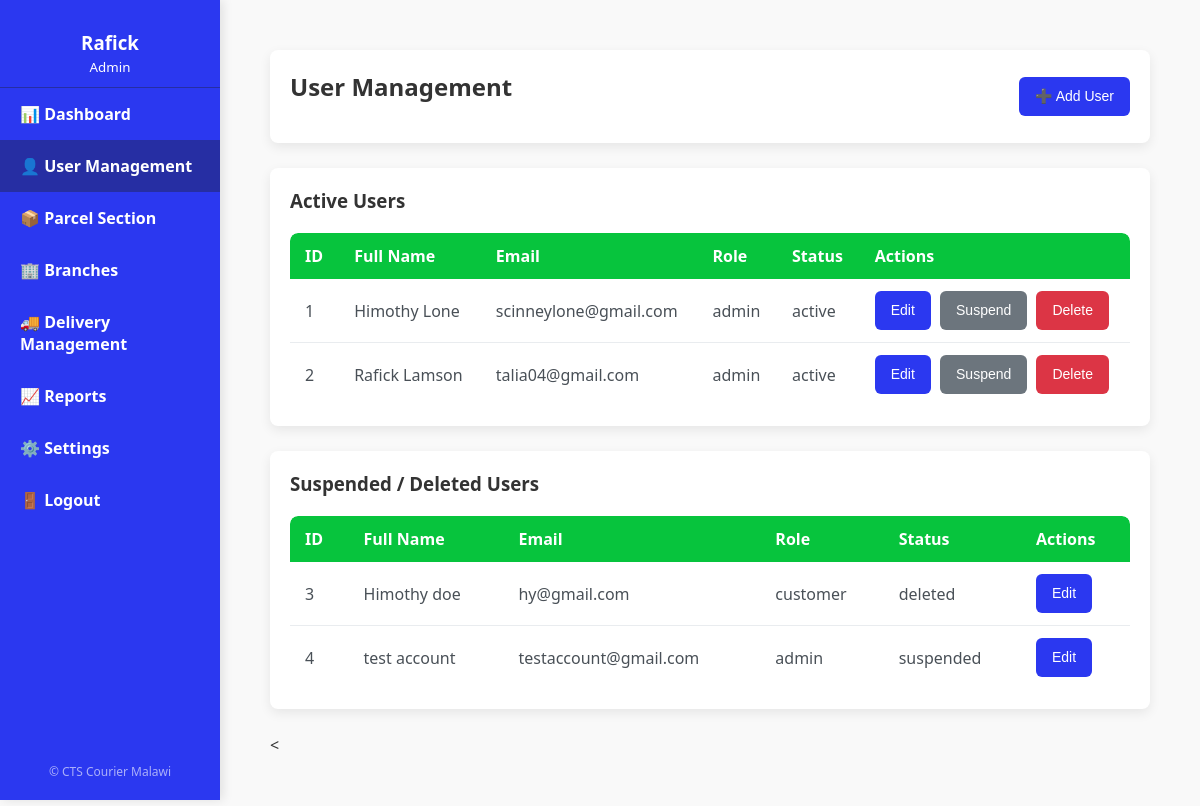
The app's page /view/admin_home.php?section=users (signed in) with its own data.
### tables this page shows
CREATE TABLE `users2` (
  `id` int(11) NOT NULL,
  `first_name` varchar(100) NOT NULL,
  `last_name` varchar(100) NOT NULL,
  `email` varchar(150) NOT NULL,
  `role` enum('admin','staff','customer') NOT NULL,
  `password` varchar(255) NOT NULL,
  `status` enum('active','suspended','deleted') DEFAULT 'active',
  `created_at` timestamp NOT NULL DEFAULT current_timestamp(),
  `updated_at` timestamp NOT NULL DEFAULT current_timestamp() ON UPDATE current_timestamp()
);

### view/sections/users.php (the view, shortened to what this page needs)
<div class="card">
    <div class="user-management-header">
        <h2>User Management</h2>
        <button onclick="openAddUserModal()" class="btn btn-primary">➕ Add User</button>
    </div>
</div>
<div class="card">
    <h3>Active Users</h3>
    <table class="user-table">
        <thead>
            <tr>
                <th>ID</th>
                <th>Full Name</th>
                <th>Email</th>
                <th>Role</th>
                <th>Status</th>
                <th>Actions</th>
            </tr>
        </thead>
        <tbody id="active-users-body">
        <?php
include './db/connection.php';
$users = $conn->query("SELECT * FROM users2 WHERE status = 'active'");
while ($row = $users->fetch_assoc()) {
    $fullName = htmlspecialchars($row['first_name'] . ' ' . $row['last_name'], ENT_QUOTES);
    $email = htmlspecialchars($row['email'], ENT_QUOTES);
    $role = htmlspecialchars($row['role'], ENT_QUOTES);
    $status = htmlspecialchars($row['status'], ENT_QUOTES);
    echo "<tr>
    <td>{$row['id']}</td>
    <td>{$fullName}</td>
    <td>{$email}</td>
    <td>{$role}</td>
    <td>{$status}</td>
    <td>
    <button
        class='btn btn-warning edit-user-btn'
        data-id='{$row['id']}'
        data-first_name=\"" . htmlspecialchars($row['first_name'], ENT_QUOTES) . "\"
        data-second_name=\"" . htmlspecialchars($row['last_name'], ENT_QUOTES) . "\"
        data-email=\"" . htmlspecialchars($row['email'], ENT_QUOTES) . "\"
        data-role=\"" . htmlspecialchars($row['role'], ENT_QUOTES) . "\"
    >Edit</button>
    <button
        class='btn btn-secondary suspend-user-btn'
        data-id='{$row['id']}'
    >Suspend</button>
    <button
        class='btn btn-danger delete-user-btn'
        data-id='{$row['id']}'
    >Delete</button>
</td>
</tr>";
}
?>
        </tbody>
    </table>
</div>
<div class="card">
    <h3>Suspended / Deleted Users</h3>
    <table class="user-table">
        <thead>
            <tr>
                <th>ID</th>
                <th>Full Name</th>
                <th>Email</th>
                <th>Role</th>
                <th>Status</th>
                <th>Actions</th>
            </tr>
        </thead>
        <tbody id="suspended-users-body">
        <?php
        $users_suspended = $conn->query("SELECT * FROM users2 WHERE status IN ('suspended', 'deleted')");
        while ($row_suspended = $users_suspended->fetch_assoc()) {
            $fullName_suspended = htmlspecialchars($row_suspended['first_name'] . ' ' . $row_suspended['last_name'], ENT_QUOTES);
            $email_suspended = htmlspecialchars($row_suspended['email'], ENT_QUOTES);
            $role_suspended = htmlspecialchars($row_suspended['role'], ENT_QUOTES);
            $status_suspended = htmlspecialchars($row_suspended['status'], ENT_QUOTES);
            echo "<tr>
            <td>{$row_suspended['id']}</td>
            <td>{$fullName_suspended}</td>
            <td>{$email_suspended}</td>
            <td>{$role_suspended}</td>
            <td>{$status_suspended}</td>
            <td>
                <button
                    class='btn btn-warning edit-user-btn'
                    data-id='{$row_suspended['id']}'
                    data-first_name=\"" . htmlspecialchars($row_suspended['first_name'], ENT_QUOTES) . "\"
                    data-second_name=\"" . htmlspecialchars($row_suspended['last_name'], ENT_QUOTES) . "\"
                    data-email=\"" . htmlspecialchars($row_suspended['email'], ENT_QUOTES) . "\"
                    data-role=\"" . htmlspecialchars($row_suspended['role'], ENT_QUOTES) . "\"
                >Edit</button>
            </td>
        </tr>";
        }
        ?>
        </tbody>
    </table>
</div>
<

### view/admin_home.php (style rules this page uses)
* { box-sizing: border-box; }
body { margin: 0; font-family: Arial, sans-serif; background: #f4f4f4; display: flex; }
.card { background: white; box-shadow: 0 3px 10px rgba(0,0,0,0.1); padding: 20px; border-radius: 10px; margin-bottom: 20px; }

### view/sections/users.php (style rules this page uses)
body { font-family: 'Segoe UI', Tahoma, Geneva, Verdana, sans-serif; background-color: #f9f9f9; margin: 0; padding: 20px; color: #333; }
.card { background-color: #fff; border-radius: 8px; box-shadow: 0 4px 12px rgba(0,0,0,0.08); padding: 20px; margin-bottom: 25px; overflow: auto; }
.card h2, .card h3 { margin-top: 0; margin-bottom: 20px; color: #333; }
.user-management-header { display: flex; justify-content: space-between; align-items: center; }
.user-table { width: 100%; border-collapse: collapse; margin-top: 15px; overflow: hidden; border-radius: 8px; }
.user-table th { background-color: #07c43d; color: white; padding: 12px 15px; text-align: left; font-weight: 600; }
.user-table th:first-child { border-top-left-radius: 8px; }
.user-table th:last-child { border-top-right-radius: 8px; }
.user-table td { padding: 12px 15px; border-bottom: 1px solid #e9ecef; color: #495057; }
.user-table tr:last-child td { border-bottom: none; }
.user-table td .btn { margin-right: 5px; }
.user-table td .btn:last-child { margin-right: 0; }
.btn { padding: 9px 16px; border: none; border-radius: 6px; font-size: 14px; cursor: pointer; transition: background-color 0.2s ease-in-out, box-shadow 0.2s ease-in-out, transform 0.1s ease; font-weight: 500; line-height: 1.5; text-decoration: none; display: inline-block; vertical-align: middle; }
.btn-primary { background-color: #2b38f0; color: #fff; }
.btn-warning { background-color: #2b38f0; color: #fff; }
.btn-secondary { background-color: #6c757d; color: #fff; }
.btn-danger { background-color: #dc3545; color: white; }

### records on screen
users2: id "1", fullName "Himothy Lone", email "scinneylone@gmail.com", role "admin", status "active"
users2: id "2", fullName "Rafick Lamson", email "talia04@gmail.com", role "admin", status "active"
users2: id "3", fullName_suspended "Himothy doe", email "hy@gmail.com", role "customer", status "deleted"
users2: id "4", fullName_suspended "test account", email "testaccount@gmail.com", role "admin", status "suspended"

### other values on screen
$_SESSION['first_name'] "Rafick"
$_SESSION['role'] "Admin"
